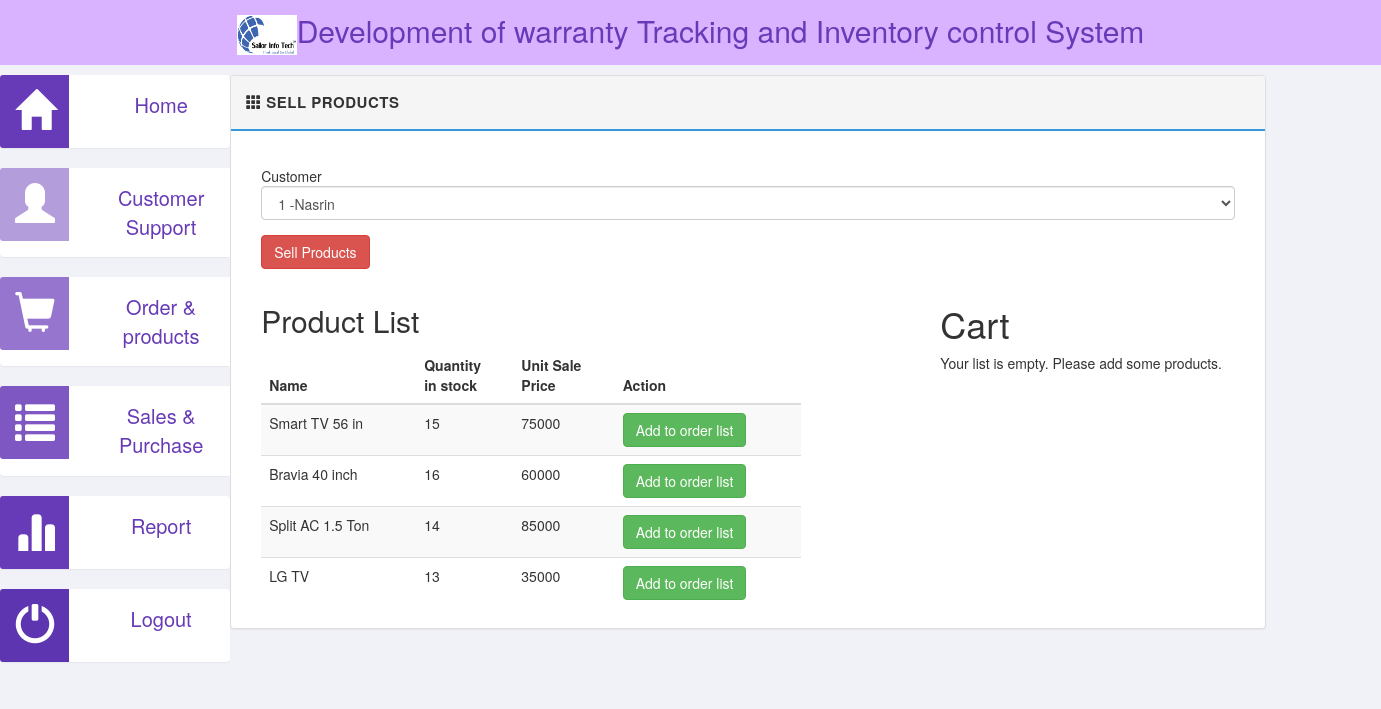
Page /sale.php on the committed database.
### tables this page shows
CREATE TABLE `stock` (
  `pro_id` int(11) NOT NULL,
  `quantity` int(11) NOT NULL
);

CREATE TABLE `product` (
  `pro_id` int(11) NOT NULL,
  `name` varchar(20) NOT NULL,
  `category` varchar(20) NOT NULL,
  `brand` varchar(20) NOT NULL,
  `purchase_price` int(11) NOT NULL,
  `sale_price` int(11) NOT NULL,
  `warranty_yr` int(11) NOT NULL
);

### helper_funtions.php (called while the page is built, shortened)
<?php
function list_of_products(){
  $sql  ="SELECT `stock`.`pro_id` as pro_id ,name, category, brand, quantity,purchase_price,sale_price, warranty_yr from product,stock WHERE `stock`.`pro_id`=`product`.`pro_id` ";
  global $conn;
  $result = mysqli_query($conn,$sql);
  $results = array();
  while ($row = mysqli_fetch_array($result)) {
    $results[] = $row;
  }
  return $results;
}
?>

### sale_products.php (the view, shortened to what this page needs)
<div class="container">
    <div class="col-md-6">
        <h2>Product List</h2>
        <table class="table table-striped">
            <thead>
                <th> Name </th>
                <th> Quantity </br>in stock </th>
                <th> Unit Sale <br> Price </th>
                <th> Action </th>
            </thead>
            <?php
            foreach ( $_SESSION['products'] as $row )
            {
                if($row['quantity'] == 0 )
                {
                    continue;
                }
                ?>
                <tr>
                    <td><?php echo $row['name'] ?></td>
                    <td><?php echo $row['quantity'] ?></td>
                    <td><?php echo $row['sale_price'] ?></td>
                    <td><a  class="btn btn-success" href="sale.php?page=products&action=add&id=<?php echo $row['pro_id'] ?>">Add to order list</a></td>
                </tr>
                <?php
            }
            ?>
        </table>
    </div>
    <div class="col-md-4">
    </div>
    <div class="col-md-4">
    </div>
</div>

### css/main.css (style rules this page uses)
body { font-family: 'Helvetica Neue', Helvetica, Arial, sans-serif; font-weight: 400; overflow-x: hidden; overflow-y: auto; background: #f1f2f7; height: 100%; width: 100%; }
a { color #777; text-decoration: none; }

### rows in the picture
stock: pro_id.name "Smart TV 56 in", quantity "15", pro_id.sale_price "75000"
stock: pro_id.name "Bravia 40 inch", quantity "16", pro_id.sale_price "60000"
stock: pro_id.name "Split AC 1.5 Ton", quantity "14", pro_id.sale_price "85000"
stock: pro_id.name "LG TV", quantity "13", pro_id.sale_price "35000"

### other values in the picture
form field cus_info "1 -Nasrin"
